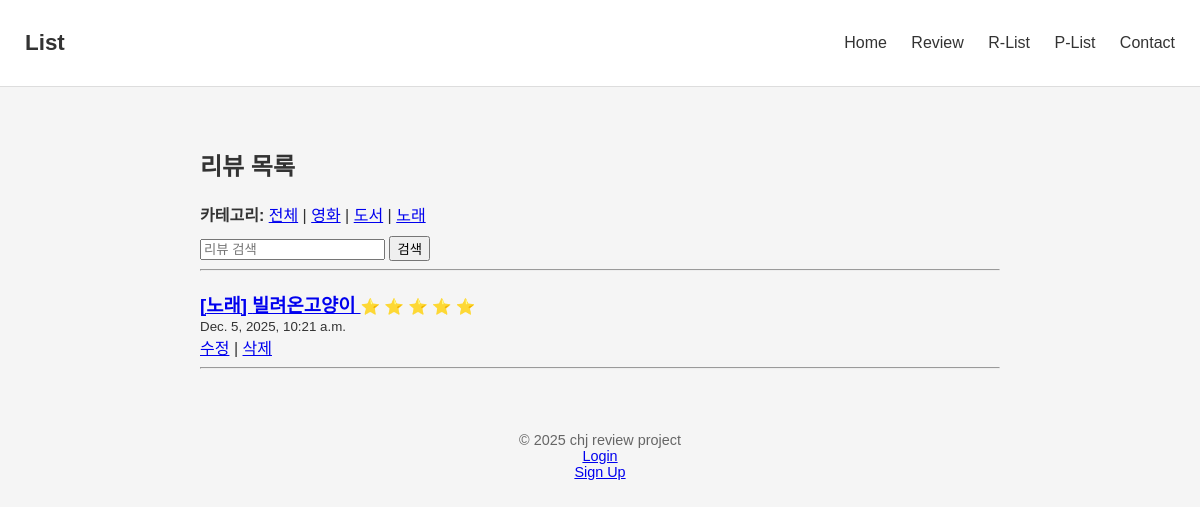
The page /reviews/ on the database as committed earlier.
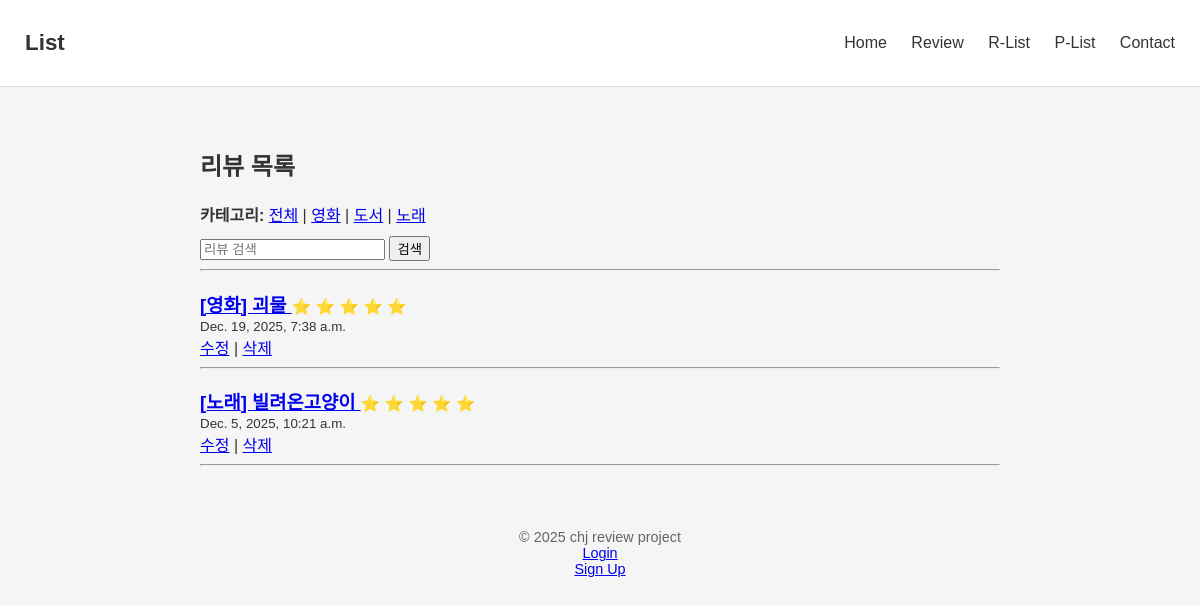
The same page on the database as committed later.
### main/models.py (models this page shows, shortened)
class Review(models.Model):
    CATEGORY_CHOICES = [
        ('movie', '영화'),
        ('book', '도서'),
        ('music', '노래'),
    ]
    category = models.CharField(max_length=20, choices=CATEGORY_CHOICES)
    title = models.CharField(max_length=200)
    content = models.TextField()
    created_at = models.DateTimeField(auto_now_add=True)
    author = models.CharField(max_length=50)
    rating = models.IntegerField(default=0) #별점 남기기 기능

### main/views.py (the view)
# urls.py: path('reviews/', views.review_list, name='review_list'),
def review_list(request):
    category = request.GET.get('category')
    q = request.GET.get('q')
    reviews = Review.objects.all().order_by('-created_at')
    if category:
        reviews = reviews.filter(category=category)
    if q:
        reviews = reviews.filter(
            Q(title__icontains=q) |
            Q(content__icontains=q) |
            Q(author__icontains=q)
        )
    return render(request, 'main/review_list.html', {
        'reviews': reviews,
        'category': category,
        'q': q,
    })

### main/templates/main/review_list.html (shortened to what this page needs)
{% extends 'main/base.html' %}
{% block content %}
<h2>리뷰 목록</h2>
<div>
    <strong>카테고리:</strong>
    <a href="/reviews/">전체</a> |
    <a href="/reviews/?category=movie">영화</a> |
    <a href="/reviews/?category=book">도서</a> |
    <a href="/reviews/?category=music">노래</a>
</div>
<form method="get" style="margin-top:10px;">
    <input type="text"
           name="q"
           placeholder="리뷰 검색"
           value="{{ q|default:'' }}">
    <button type="submit">검색</button>
</form>
<hr>
{% for review in reviews %}
    <h3 style="margin-bottom: 0;">
        <a href="{% url 'review_detail' review.id %}">
            [{{ review.get_category_display }}] {{ review.title }}
        </a>
        <small>
            {% for _ in "12345" %}
                {% if forloop.counter <= review.rating %}
                    ⭐
                {% endif %}
            {% endfor %}
        </small>
    </h3>
    <small>{{ review.created_at }}</small>
    <br>
    <a href="{% url 'review_edit' review.id %}">수정</a> |
    <a href="{% url 'review_delete' review.id %}"
       onclick="return confirm('정말 삭제하시겠습니까?')">삭제</a>
    <hr>
{% endfor %}
{% endblock %}

Rows that differ between the two databases and show on the page:
added Review: category "영화", title "괴물", rating 5 (drawn), created_at "Dec. 19, 2025, 7:38 a.m."
